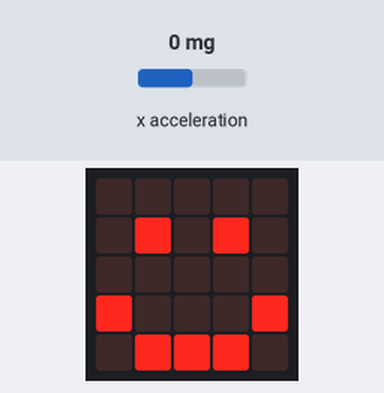
Simulated run of this program. Board: BBC micro:bit (MakeCode). On the bench: the board's 5×5 LED display. The test bench sets the inputs (shaded band); at power-on: x acceleration 0 mg.

Above: at 1.2 s.
1.3 s: x acceleration set to -94 mg
3.0 s: x acceleration set to -110 mg
At 3.5 s:
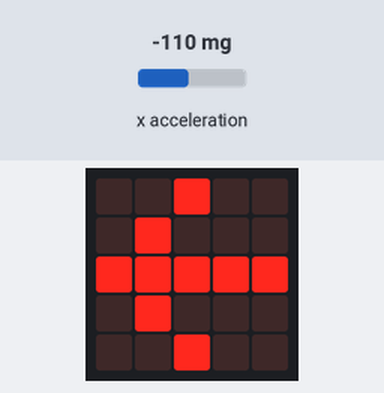
4.6 s: x acceleration set to 750 mg
At 5.9 s:
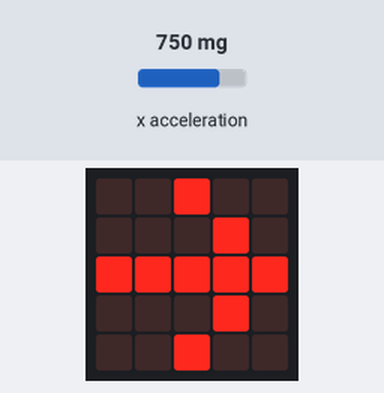
6.2 s: x acceleration set to 108 mg
7.7 s: x acceleration set to 90 mg
At 8.3 s:
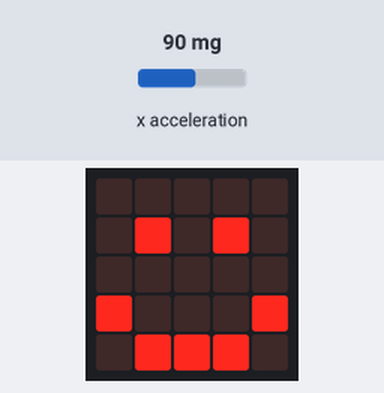
9.2 s: x acceleration set to -1440 mg
At 10.7 s:
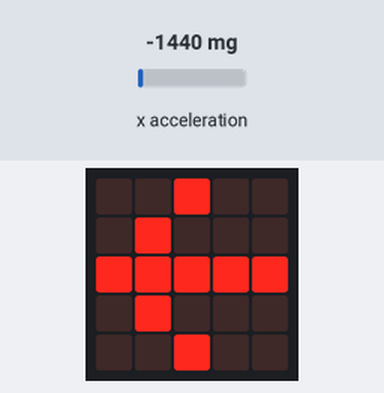
Timing chart, 0 to 12.0 s (numbered marks = the images above; inputs shaded):
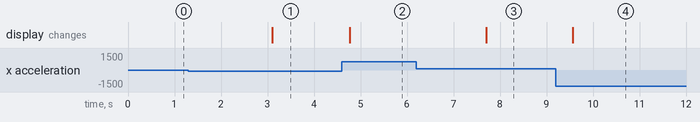

Measured:
- the behaviour switches between -99 and -100 mg on x acceleration (found by bisection; images 0 and 1)
- the behaviour switches between 100 and 99 mg on x acceleration (found by bisection; images 2 and 3)
- after the input at 1.3 s, every drawn part: stays the same
- after the input at 3.0 s, the display: changes after 0.10 s (image 1)
- after the input at 4.6 s, the display: changes after 0.17 s (image 2)
- after the input at 6.2 s, every drawn part: stays the same
- after the input at 7.7 s, the display: changes at once (image 3)
- after the input at 9.2 s, the display: changes after 0.37 s (image 4)

The program:

main.ts
```typescript
basic.forever(function () {
    if (input.acceleration(Dimension.X) <= -100) {
        basic.showLeds(`
            . . # . .
            . # . . .
            # # # # #
            . # . . .
            . . # . .
            `)
    }
    if (input.acceleration(Dimension.X) >= 100) {
        basic.showLeds(`
            . . # . .
            . . . # .
            # # # # #
            . . . # .
            . . # . .
            `)
    }
    if (input.acceleration(Dimension.X) > -100 && input.acceleration(Dimension.X) < 100) {
        basic.showIcon(IconNames.Happy)
    }
})
```

test.ts
```typescript
// Hier kann man Tests durchführen; diese Datei wird nicht kompiliert, wenn dieses Paket als Erweiterung verwendet wird.
```
